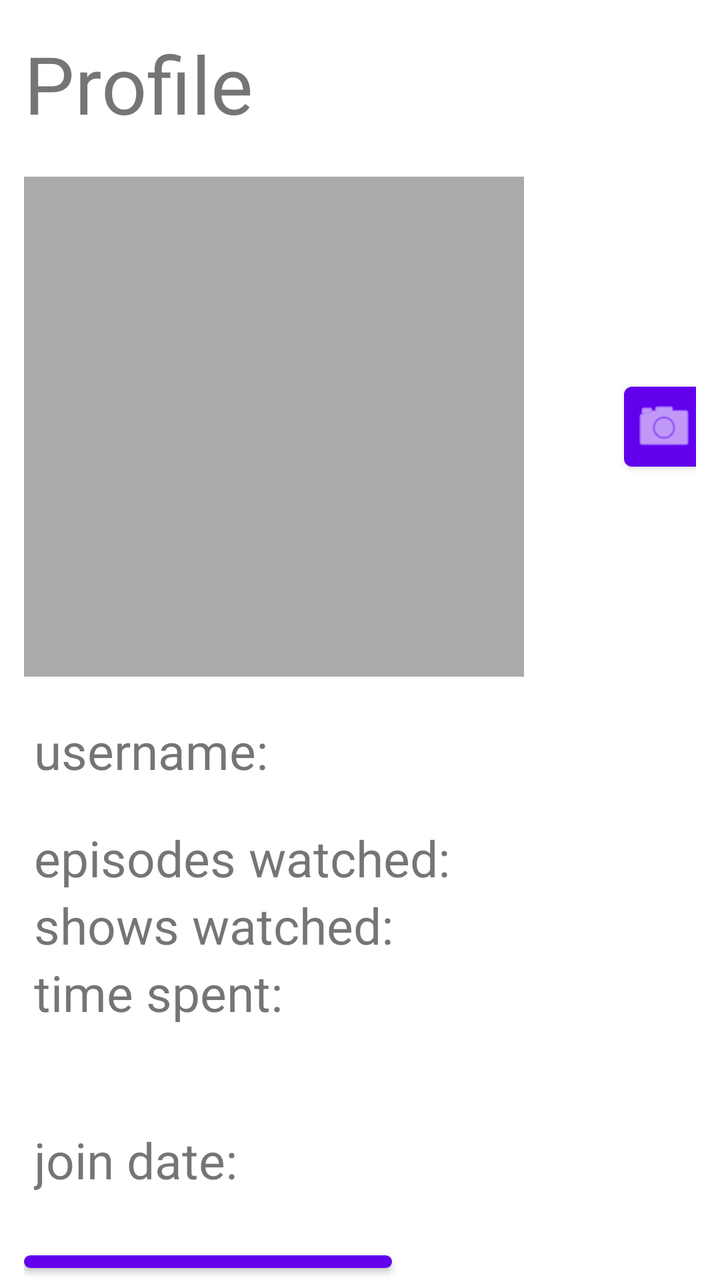
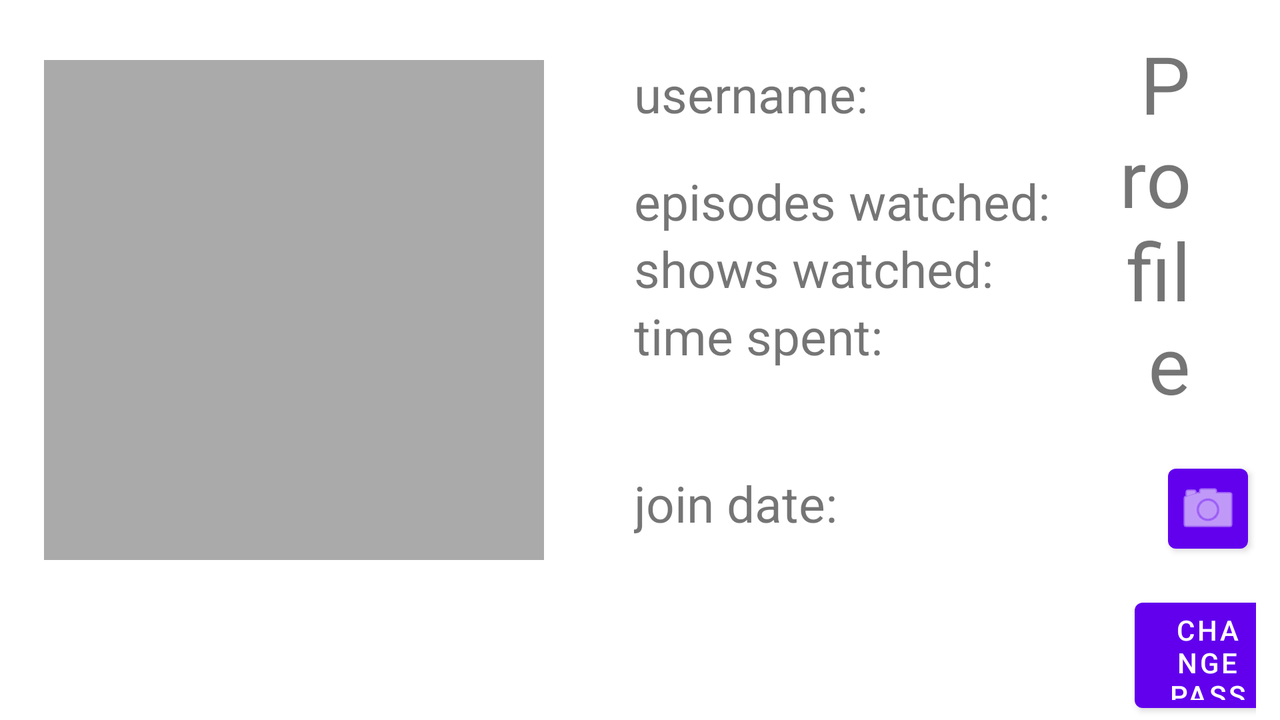

The same Android screen from two of the app's own layout files: first res/layout/ as a phone draws it, then the repository's variant for another configuration, drawn on a device whose configuration selects that folder. Both files follow.
<!-- AndroidManifest.xml: application theme AnimeTrackerTheme -->
<!-- res/layout/fragment_profile.xml -->
<?xml version="1.0" encoding="utf-8"?>
<LinearLayout xmlns:android="http://schemas.android.com/apk/res/android"
    xmlns:tools="http://schemas.android.com/tools"
    xmlns:app="http://schemas.android.com/apk/res-auto"
    android:layout_width="match_parent"
    android:layout_height="match_parent"
    android:orientation="vertical"
    android:paddingHorizontal="@dimen/item_margin"
    tools:context=".view.ProfileFragment">

    <TextView
        android:layout_width="match_parent"
        android:layout_height="wrap_content"
        android:layout_marginTop="15dp"
        android:text="@string/profile"
        android:textSize="40sp"
        android:layout_marginBottom="20dp"/>

    <LinearLayout
        android:layout_width="wrap_content"
        android:layout_height="wrap_content"
        android:orientation="horizontal"
        android:layout_marginBottom="20dp">

        <ImageView
            android:id="@+id/profileImage"
            android:layout_width="250dp"
            android:layout_height="250dp"
            android:scaleType="center"
            android:src="@android:color/darker_gray"
            android:contentDescription="@string/profile_picture_description" />

        <com.google.android.material.button.MaterialButton
            android:id="@+id/uploadImageButton"
            android:layout_width="40dp"
            android:layout_height="wrap_content"
            android:layout_marginStart="50dp"
            android:layout_gravity="center"
            android:paddingStart="25dp"
            android:paddingEnd="15dp"
            app:iconGravity="textStart"
            app:iconPadding="10dp"
            app:icon="@android:drawable/ic_menu_camera"/>
    </LinearLayout>

    <LinearLayout
        android:layout_width="wrap_content"
        android:layout_height="wrap_content"
        android:orientation="horizontal">

        <TextView
            android:layout_width="match_parent"
            android:layout_height="match_parent"
            android:textSize="25sp"
            android:paddingHorizontal="5dp"
            android:text="@string/profile_username"/>

        <TextView
            android:id="@+id/usernameProfileField"
            android:layout_width="match_parent"
            android:layout_height="match_parent"
            android:textSize="25sp"/>
    </LinearLayout>

    <LinearLayout
        android:layout_width="wrap_content"
        android:layout_height="wrap_content"
        android:layout_marginTop="20dp"
        android:orientation="horizontal">

        <TextView
            android:layout_width="match_parent"
            android:layout_height="match_parent"
            android:textSize="25sp"
            android:paddingHorizontal="5dp"
            android:text="@string/profile_episodes_watched"/>

        <TextView
            android:id="@+id/episodesProfileField"
            android:layout_width="match_parent"
            android:layout_height="match_parent"
            android:textSize="25sp"/>
    </LinearLayout>

    <LinearLayout
        android:layout_width="wrap_content"
        android:layout_height="wrap_content"
        android:orientation="horizontal">

        <TextView
            android:layout_width="match_parent"
            android:layout_height="match_parent"
            android:textSize="25sp"
            android:paddingHorizontal="5dp"
            android:text="@string/profile_shows_watched"/>

        <TextView
            android:id="@+id/showsProfileField"
            android:layout_width="match_parent"
            android:layout_height="match_parent"
            android:textSize="25sp"/>
    </LinearLayout>

    <LinearLayout
        android:layout_width="wrap_content"
        android:layout_height="wrap_content"
        android:orientation="horizontal">

        <TextView
            android:layout_width="match_parent"
            android:layout_height="match_parent"
            android:textSize="25sp"
            android:paddingHorizontal="5dp"
            android:text="@string/profile_time_spent"/>

        <TextView
            android:id="@+id/timeProfileField"
            android:layout_width="match_parent"
            android:layout_height="match_parent"
            android:textSize="25sp"/>
    </LinearLayout>

    <LinearLayout
        android:layout_width="wrap_content"
        android:layout_height="wrap_content"
        android:orientation="horizontal">

        <TextView
            android:layout_width="match_parent"
            android:layout_height="wrap_content"
            android:layout_marginTop="50dp"
            android:paddingHorizontal="5dp"
            android:text="@string/profile_join_date"
            android:textSize="25sp"/>

        <TextView
            android:id="@+id/joinDateField"
            android:layout_width="match_parent"
            android:layout_height="wrap_content"
            android:layout_marginTop="50dp"
            android:textSize="25sp"/>
    </LinearLayout>

    <Button
        android:id="@+id/changePasswordButton"
        android:layout_width="wrap_content"
        android:layout_height="wrap_content"
        android:layout_marginTop="25dp"
        android:text="@string/change_password"/>

    <Button
        android:id="@+id/changeThemeButton"
        android:layout_width="wrap_content"
        android:layout_height="wrap_content"
        android:layout_marginTop="0dp"
        android:text="@string/change_theme"/>

    <Button
        android:id="@+id/logoutButton"
        android:layout_width="wrap_content"
        android:layout_height="wrap_content"
        android:layout_marginTop="0dp"
        android:text="@string/logout"/>
</LinearLayout>
<!-- resources referenced by this layout -->
<resources>
  <dimen name="item_margin">12dp</dimen>
  <string name="change_password">CHANGE PASSWORD</string>
  <string name="change_theme">CHANGE THEME</string>
  <string name="logout">LOGOUT</string>
  <string name="profile">Profile</string>
  <string name="profile_episodes_watched">episodes watched:</string>
  <string name="profile_join_date">join date:</string>
  <string name="profile_picture_description">Profile picture</string>
  <string name="profile_shows_watched">shows watched:</string>
  <string name="profile_time_spent">time spent:</string>
  <string name="profile_username">username:</string>
  <style name="AnimeTrackerTheme" parent="Theme.MaterialComponents.DayNight.NoActionBar">
          
          <item name="colorPrimary">@color/purple_500</item>
          <item name="colorPrimaryVariant">@color/purple_700</item>
          <item name="colorOnPrimary">@color/white</item>
          
          <item name="colorSecondary">@color/teal_200</item>
          <item name="colorSecondaryVariant">@color/teal_700</item>
          <item name="colorOnSecondary">@color/black</item>
          
      </style>
</resources>
<!-- res/layout-land/fragment_profile.xml (the repository's variant of the layout above) -->
<!-- drawn on the phone turned sideways -->
<?xml version="1.0" encoding="utf-8"?>
<LinearLayout xmlns:android="http://schemas.android.com/apk/res/android"
    xmlns:tools="http://schemas.android.com/tools"
    xmlns:app="http://schemas.android.com/apk/res-auto"
    android:layout_width="match_parent"
    android:layout_height="match_parent"
    android:orientation="horizontal"
    android:paddingHorizontal="@dimen/item_margin"
    tools:context=".view.ProfileFragment">

    <LinearLayout
        android:layout_width="wrap_content"
        android:layout_height="wrap_content"
        android:orientation="horizontal"
        android:layout_marginEnd="40dp"
        android:layout_marginTop="30dp"
        android:layout_marginBottom="20dp">

        <ImageView
            android:id="@+id/profileImage"
            android:layout_width="250dp"
            android:layout_height="250dp"
            android:layout_marginStart="10dp"
            android:scaleType="center"
            android:src="@android:color/darker_gray"
            android:contentDescription="@string/profile_picture_description" />
    </LinearLayout>

    <LinearLayout
        android:layout_width="wrap_content"
        android:layout_height="match_parent"
        android:layout_marginTop="30dp"
        android:orientation="vertical">

        <LinearLayout
            android:layout_width="wrap_content"
            android:layout_height="wrap_content"
            android:orientation="horizontal">

            <TextView
                android:layout_width="match_parent"
                android:layout_height="match_parent"
                android:textSize="25sp"
                android:paddingHorizontal="5dp"
                android:text="@string/profile_username"/>

            <TextView
                android:id="@+id/usernameProfileField"
                android:layout_width="match_parent"
                android:layout_height="match_parent"
                android:textSize="25sp"/>
        </LinearLayout>

        <LinearLayout
            android:layout_width="wrap_content"
            android:layout_height="wrap_content"
            android:layout_marginTop="20dp"
            android:orientation="horizontal">

            <TextView
                android:layout_width="match_parent"
                android:layout_height="match_parent"
                android:textSize="25sp"
                android:paddingHorizontal="5dp"
                android:text="@string/profile_episodes_watched"/>

            <TextView
                android:id="@+id/episodesProfileField"
                android:layout_width="match_parent"
                android:layout_height="match_parent"
                android:textSize="25sp"/>
        </LinearLayout>

        <LinearLayout
            android:layout_width="wrap_content"
            android:layout_height="wrap_content"
            android:orientation="horizontal">

            <TextView
                android:layout_width="match_parent"
                android:layout_height="match_parent"
                android:textSize="25sp"
                android:paddingHorizontal="5dp"
                android:text="@string/profile_shows_watched"/>

            <TextView
                android:id="@+id/showsProfileField"
                android:layout_width="match_parent"
                android:layout_height="match_parent"
                android:textSize="25sp"/>
        </LinearLayout>

        <LinearLayout
            android:layout_width="wrap_content"
            android:layout_height="wrap_content"
            android:orientation="horizontal">

            <TextView
                android:layout_width="match_parent"
                android:layout_height="match_parent"
                android:textSize="25sp"
                android:paddingHorizontal="5dp"
                android:text="@string/profile_time_spent"/>

            <TextView
                android:id="@+id/timeProfileField"
                android:layout_width="match_parent"
                android:layout_height="match_parent"
                android:textSize="25sp"/>
        </LinearLayout>

        <LinearLayout
            android:layout_width="wrap_content"
            android:layout_height="wrap_content"
            android:orientation="horizontal">

            <TextView
                android:layout_width="match_parent"
                android:layout_height="wrap_content"
                android:layout_marginTop="50dp"
                android:paddingHorizontal="5dp"
                android:text="@string/profile_join_date"
                android:textSize="25sp"/>

            <TextView
                android:id="@+id/joinDateField"
                android:layout_width="match_parent"
                android:layout_height="wrap_content"
                android:layout_marginTop="50dp"
                android:textSize="25sp"/>
        </LinearLayout>

    </LinearLayout>

    <LinearLayout
        android:layout_width="match_parent"
        android:layout_height="wrap_content"
        android:orientation="vertical">

        <TextView
            android:layout_width="match_parent"
            android:layout_height="wrap_content"
            android:layout_marginTop="15dp"
            android:layout_marginStart="25dp"
            android:layout_marginEnd="30dp"
            android:layout_gravity="center"
            android:gravity="end"
            android:text="@string/profile"
            android:textSize="40sp"
            android:layout_marginBottom="20dp"/>

        <com.google.android.material.button.MaterialButton
            android:id="@+id/uploadImageButton"
            android:layout_width="40dp"
            android:layout_height="wrap_content"
            android:layout_marginStart="25dp"
            android:layout_marginTop="0dp"
            android:layout_gravity="center"
            android:paddingStart="25dp"
            android:paddingEnd="15dp"
            app:iconGravity="textStart"
            app:iconPadding="10dp"
            app:icon="@android:drawable/ic_menu_camera"/>

        <Button
            android:id="@+id/changePasswordButton"
            android:layout_width="wrap_content"
            android:layout_height="wrap_content"
            android:layout_gravity="center"
            android:layout_marginStart="25dp"
            android:layout_marginTop="15dp"
            android:text="@string/change_password"/>

        <Button
            android:id="@+id/changeThemeButton"
            android:layout_width="wrap_content"
            android:layout_height="wrap_content"
            android:layout_gravity="center"
            android:layout_marginStart="25dp"
            android:layout_marginTop="0dp"
            android:text="@string/change_theme"/>

        <Button
            android:id="@+id/logoutButton"
            android:layout_width="wrap_content"
            android:layout_height="wrap_content"
            android:layout_gravity="center"
            android:layout_marginStart="25dp"
            android:layout_marginTop="0dp"
            android:text="@string/logout"/>

    </LinearLayout>

</LinearLayout>
